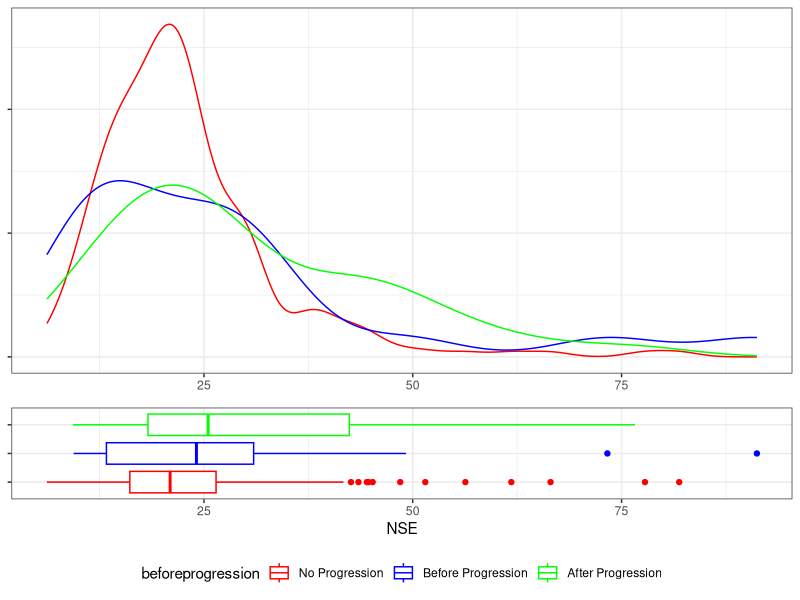
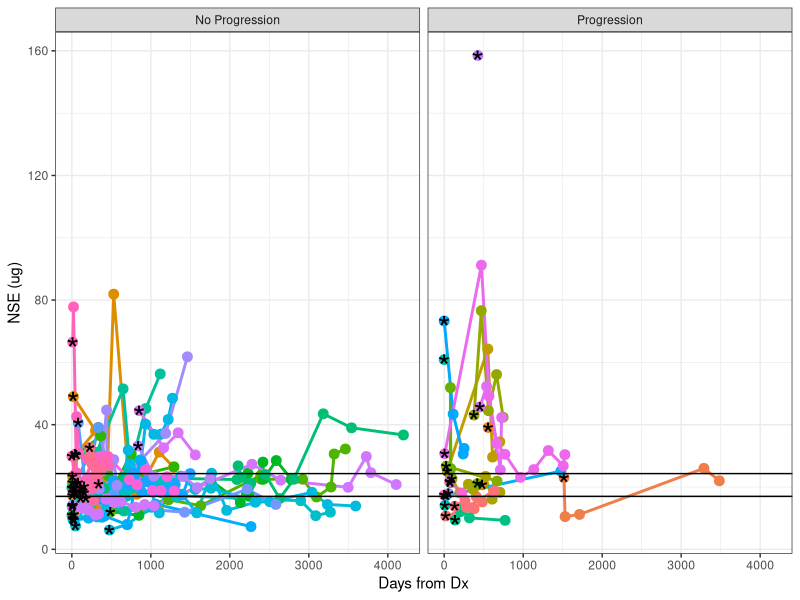
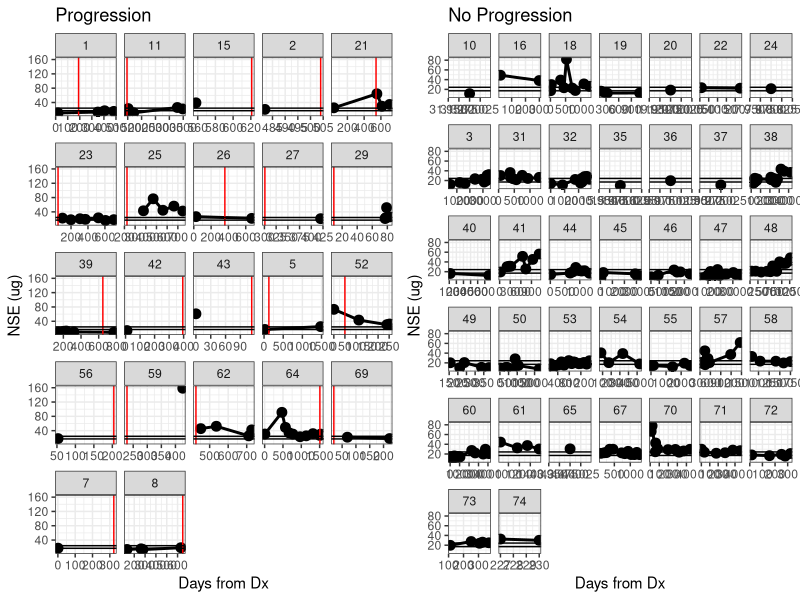
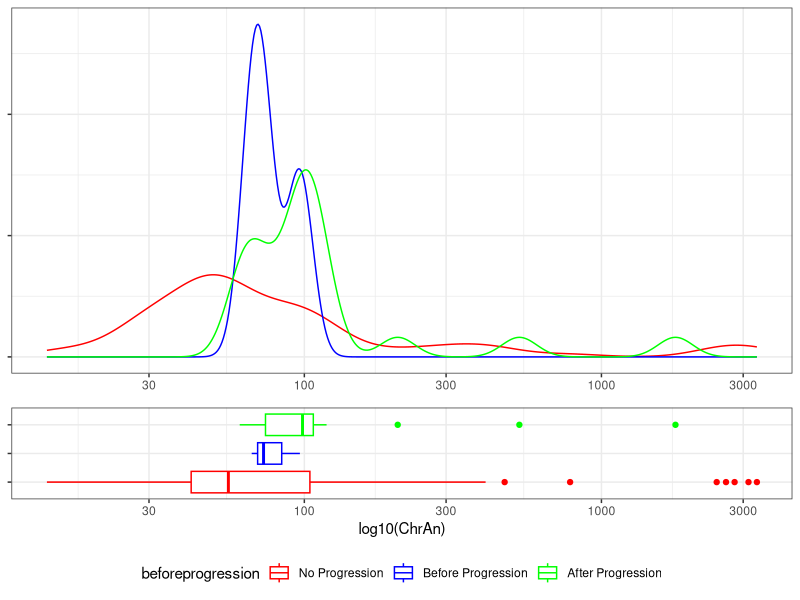
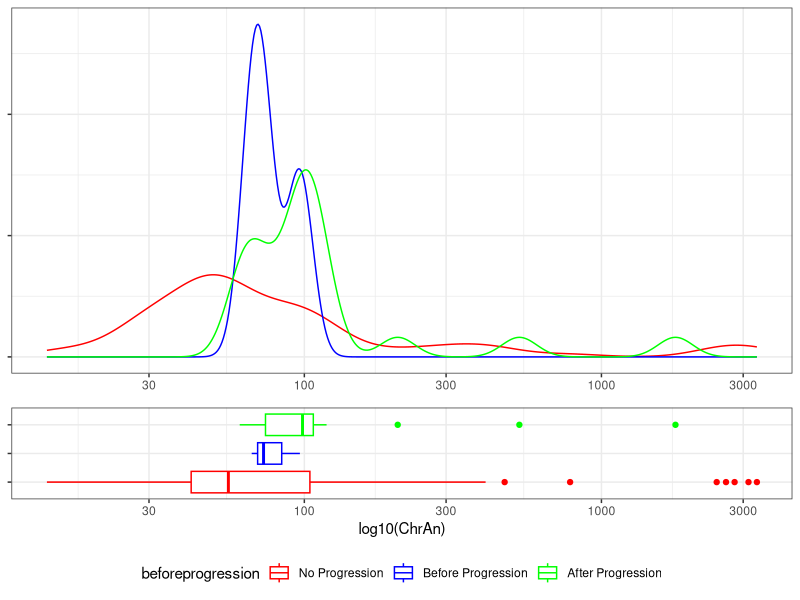

Write the R code that produced these figures, in order.
## ---- chunk 1
library(ggplot2)
library(reshape)
library(plyr)
library(RColorBrewer)
library(knitr)
library(xtable)
library(gridExtra)

options(xtable.type="html", xtable.caption.placement="top", xtable.include.row.names=FALSE)
opts_chunk$set(comment=NA, echo=FALSE, warning=FALSE, message=FALSE, error=FALSE, fig.width=10, fig.height=5)

## ---- chunk 2

data <- read.csv("data/2014-06-03_NSE_ChrA_all.csv",
                 colClasses=c("factor", "character", "numeric", "numeric", "numeric"))

metadata <- read.csv("data/2014-06-03_MCC_Dx_Px_dates.csv")

metadata.cols <- c("id", "mccdxdat", "progfree", "firstprg")
metadata.use <- metadata[, metadata.cols]
metadata.use[metadata.use == ""] <- NA

data.merge <- merge(data, metadata.use, by.x="PtNum", by.y="id")

data.merge <- transform(data.merge,
                        Date=as.Date(Date, format="%m/%d/%Y"),
                        mccdxdat=as.Date(mccdxdat, format="%m/%d/%Y"),
                        progfree=as.Date(progfree, format="%m/%d/%Y"),
                        firstprg=as.Date(firstprg, format="%m/%d/%Y"))

data.merge <- transform(data.merge,
                        DateDays=difftime(Date, mccdxdat, units="days"),
                        
                        progfreedays=ifelse(is.na(progfree),
                                            difftime(firstprg, mccdxdat, units="days"),
                                            difftime(progfree, mccdxdat, unit="days")),
                        
                        firstprgdays=difftime(firstprg, mccdxdat, units="days"),
                        
                        DateWeeks=difftime(Date, mccdxdat, units="weeks"),

                        progfreeweeks=ifelse(is.na(progfree),
                                             difftime(firstprg, mccdxdat, units="weeks"),
                                             difftime(progfree, mccdxdat, unit="weeks")),
                        
                        progressed=factor(is.na(firstprg),
                                           levels=c(TRUE, FALSE),
                                           labels=c("No Progression", "Progression"),
                                           ordered=TRUE)
                        )

beforeprogression <- with(data.merge, Date <= firstprg)
beforeprogression[is.na(beforeprogression)] <- "No Progression"

data.merge$beforeprogression <- factor(beforeprogression,
                                       levels=c("No Progression", TRUE, FALSE),
                                       labels=c("No Progression", "Before Progression", "After Progression"),
                                       ordered=TRUE)

head(data.merge[, c("beforeprogression", "progressed", "progfree", "firstprg", "firstprgdays")])

## ---- chunk 3
nse.cutpoints <- data.frame(y=c(17, 24.3))

pointspersample <- ddply(data.merge, .(PtNum), nrow)
samples.keep <- subset(pointspersample, V1 > 3)$PtNum
# samples.keep <- c(18, 31, 38, 53, 64, 8)

plot.data <- subset(data.merge, !is.na(NSE) & as.numeric(DateDays) >= 0 & PtNum %in% samples.keep)

p1 <- ggplot(plot.data, aes(x=NSE, group=beforeprogression, color=beforeprogression))
p1 <-p1 + geom_density()
p1 <- p1 + scale_color_manual(values=c("red", "blue", "green"))
p1 <- p1 + theme_bw()
p1 <- p1 + theme(axis.text.y=element_blank(), axis.title.y=element_blank(),
                 axis.title.x=element_blank(), legend.position="none")

p2 <- ggplot(plot.data, aes(y=NSE, x=beforeprogression, color=beforeprogression))
p2 <-p2 + geom_boxplot()
p2 <- p2 + scale_color_manual(values=c("red", "blue", "green"))
p2 <- p2 + coord_flip()

p2 <- p2 + theme_bw()
p2 <- p2 + theme(axis.text.y=element_blank(), axis.title.y=element_blank(), legend.position="bottom")

grid.arrange(p1, p2, nrow=2, heights = unit(c(2,1), "null"))
## ---- chunk 4
nse.cutpoints <- data.frame(y=c(17, 24.3))

# pointspersample <- ddply(data.merge, .(PtNum), nrow)
# samples.keep <- subset(pointspersample, V1 > 3)$PtNum
# samples.keep <- c(18, 31, 38, 53, 64, 8)
samples.keep <- metadata$id

plot.data <- subset(data.merge, !is.na(NSE) & as.numeric(DateDays) >= 0 & PtNum %in% samples.keep)

p <- ggplot(plot.data, aes(x=as.numeric(DateDays), y=NSE, group=PtNum))
p <- p + geom_line(aes(color=PtNum), size=1)
p <- p + geom_point(aes(color=PtNum), size=3)
# p <- p + facet_wrap(~ PtNum)

# Get the first point to highlight
min.plot.data <- ddply(plot.data, .(PtNum), function(x) x[which(min(x$Date) == x$Date), ])
p <- p + geom_point(data=min.plot.data, aes(x=as.numeric(DateDays), y=NSE, group=PtNum), shape="*", size=8)

# Draw cutpoints
p <- p + geom_hline(data=nse.cutpoints, aes(yintercept=y))

p <- p + facet_grid(~ progressed)

p <- p + labs(x="Days from Dx", y="NSE (ug)")
p <- p + theme_bw()
p <- p + theme(legend.position="none")
print(p)
## ---- chunk 5

plot.nse <- function(plot.data, nsecutpoints, title=NA, ...) {
p <- ggplot(plot.data, aes(x=as.numeric(DateDays), y=NSE, group=PtNum))
p <- p + geom_line(size=1)
p <- p + geom_point( size=3)

# mark the date of progression, if it exists
prog.data <- unique(subset(plot.data, !is.na(firstprgdays))[, c("PtNum", "firstprgdays")])
p <- p + geom_vline(data=prog.data, aes(xintercept=as.numeric(firstprgdays)), color="red")
# p <- p + geom_point(data=min.plot.data, aes(x=as.numeric(DateDays), y=NSE, group=PtNum), shape="*", size=8, color="red")

# Draw cutpoints
p <- p + geom_hline(data=nse.cutpoints, aes(yintercept=y))

p <- p + facet_wrap(~ PtNum, scale="free_x")
p <- p + labs(x="Days from Dx", y="NSE (ug)", title=title)

p <- p + theme_bw()
p <- p + theme(legend.position="none")

p

}

## ---- chunk 6
# pointspersample <- ddply(data.merge, .(PtNum), nrow)
# samples.keep <- subset(pointspersample, V1 > 3)$PtNum
# samples.keep <- c(18, 31, 38, 53, 64, 8)
samples.keep <- metadata$id
plot.data <- subset(data.merge, !is.na(NSE) & as.numeric(DateDays) >= 0 & PtNum %in% samples.keep)

p.progressed <- plot.nse(subset(plot.data, progressed == "Progression"), nse.cutpoints, title="Progression")
p.noprogressed <- plot.nse(subset(plot.data, progressed == "No Progression"), nse.cutpoints, title="No Progression")

grid.arrange(p.progressed, p.noprogressed, ncol=2)

## ---- chunk 7
# Change the ChrA levels to factors
chra.old.cutpoints <- c(0, 25, 53.75, 1000)
chra.new.cutpoints <- c(0, 84.7, 105.65, 1000)

data.merge.chra <- transform(data.merge,
                             ChrAo.cut=cut(ChrAo, breaks=chra.old.cutpoints, 
                                           labels=c("WNL", "above normal", "high"),
                                           ordered_result=TRUE),
                             ChrAn.cut=cut(ChrAn, breaks=chra.new.cutpoints,
                                           labels=c("WNL", "above normal", "high"),
                                           ordered_result=TRUE)
                             )

## ---- chunk 8
tbl <- with(data.merge.chra, table(ChrAo.cut, ChrAn.cut, useNA='always'))

rownames(tbl)[nrow(tbl)] <- "NA"
colnames(tbl)[ncol(tbl)] <- "NA"

xtbl <- xtable(tbl, include.rownames=FALSE)

print(xtbl)

## ---- chunk 9
#pointspersample <- ddply(data.merge, .(PtNum), function (x) sum(!is.na(x$ChrAn)))
# samples.keep <- subset(pointspersample, V1 > 3)$PtNum
# samples.keep <- c(18, 31, 38, 53, 64, 8)
samples.keep <- metadata$id

plot.data <- subset(data.merge, !is.na(ChrAn) & as.numeric(DateDays) >= 0 & PtNum %in% samples.keep)

p1 <- ggplot(plot.data, aes(x=ChrAn, group=beforeprogression, color=beforeprogression))
p1 <-p1 + geom_density()
p1 <- p1 + scale_x_log10()
p1 <- p1 + scale_color_manual(values=c("red", "blue", "green"))
p1 <- p1 + theme_bw()
p1 <- p1 + theme(axis.text.y=element_blank(), axis.title.y=element_blank(),
                 axis.title.x=element_blank(), legend.position="none")

p2 <- ggplot(plot.data, aes(y=ChrAn, x=beforeprogression, color=beforeprogression))
p2 <- p2 + scale_y_log10()
p2 <-p2 + geom_boxplot()
p2 <- p2 + scale_color_manual(values=c("red", "blue", "green"))
p2 <- p2 + coord_flip()

p2 <- p2 + theme_bw()
p2 <- p2 + theme(axis.text.y=element_blank(), axis.title.y=element_blank(), legend.position="bottom")
p2 <- p2 + labs(y="log10(ChrAn)")

grid.arrange(p1, p2, nrow=2, heights = unit(c(2,1), "null"))
## ---- chunk 10
tbl <- ddply(data.merge, .(beforeprogression), function(x) median(x$ChrAn, na.rm=TRUE))
colnames(tbl) <- c("Progression status", "ChrAn")
# tbl <- tbl[1:3, ]
xtbl <- xtable(tbl)
print(xtbl)
## ---- chunk 11
#pointspersample <- ddply(data.merge, .(PtNum), function (x) sum(!is.na(x$ChrAn)))
# samples.keep <- subset(pointspersample, V1 > 3)$PtNum
# samples.keep <- c(18, 31, 38, 53, 64, 8)
samples.keep <- metadata$id

plot.data <- subset(data.merge, !is.na(ChrAn) & as.numeric(DateDays) >= 0 & PtNum %in% samples.keep)

p1 <- ggplot(plot.data, aes(x=ChrAn, group=beforeprogression, color=beforeprogression))
p1 <-p1 + geom_density()
p1 <- p1 + scale_x_log10()
p1 <- p1 + scale_color_manual(values=c("red", "blue", "green"))
p1 <- p1 + theme_bw()
p1 <- p1 + theme(axis.text.y=element_blank(), axis.title.y=element_blank(),
                 axis.title.x=element_blank(), legend.position="none")

p2 <- ggplot(plot.data, aes(y=ChrAn, x=beforeprogression, color=beforeprogression))
p2 <- p2 + scale_y_log10()
p2 <-p2 + geom_boxplot()
p2 <- p2 + scale_color_manual(values=c("red", "blue", "green"))
p2 <- p2 + coord_flip()

p2 <- p2 + theme_bw()
p2 <- p2 + theme(axis.text.y=element_blank(), axis.title.y=element_blank(), legend.position="bottom")
p2 <- p2 + labs(y="log10(ChrAn)")

grid.arrange(p1, p2, nrow=2, heights = unit(c(2,1), "null"))
